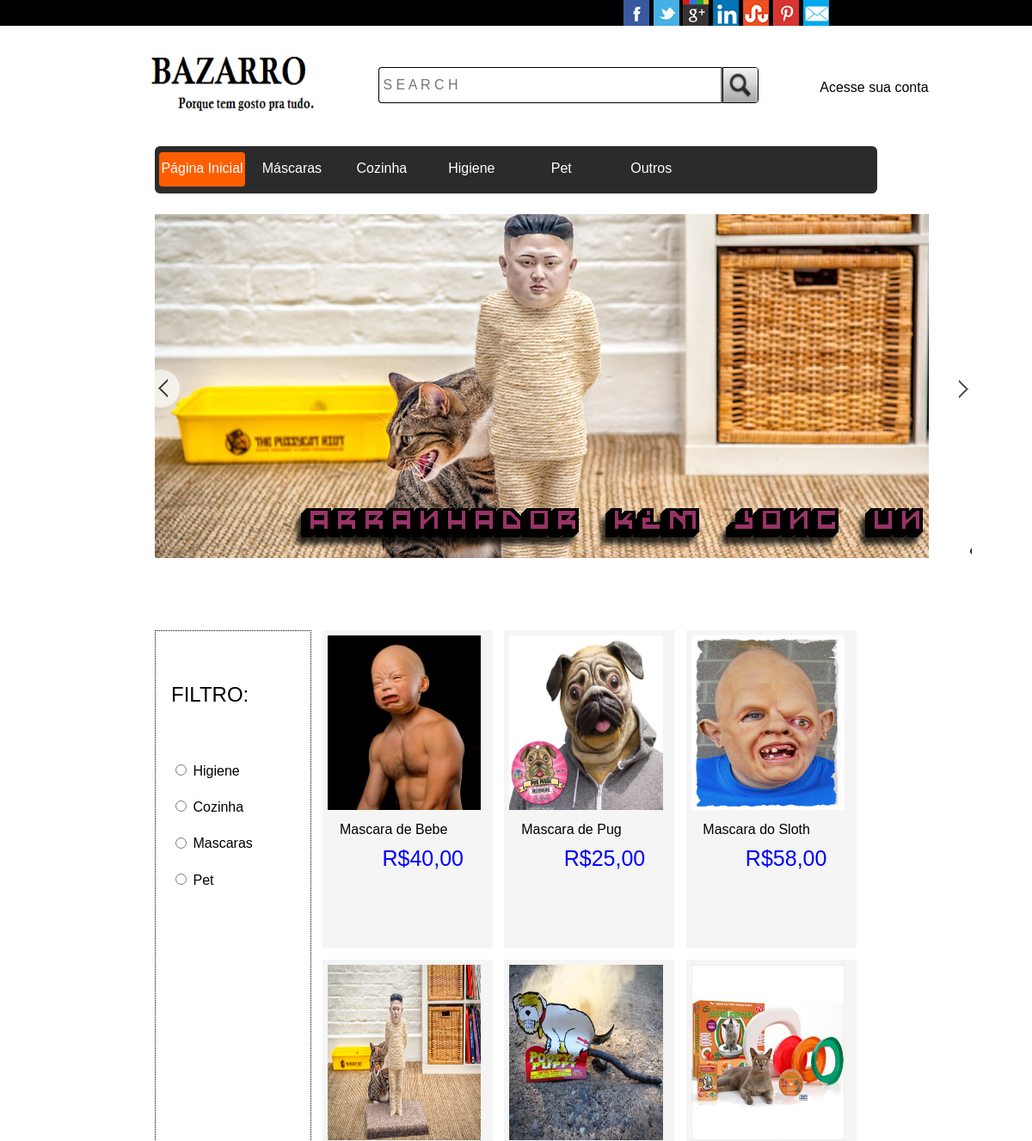
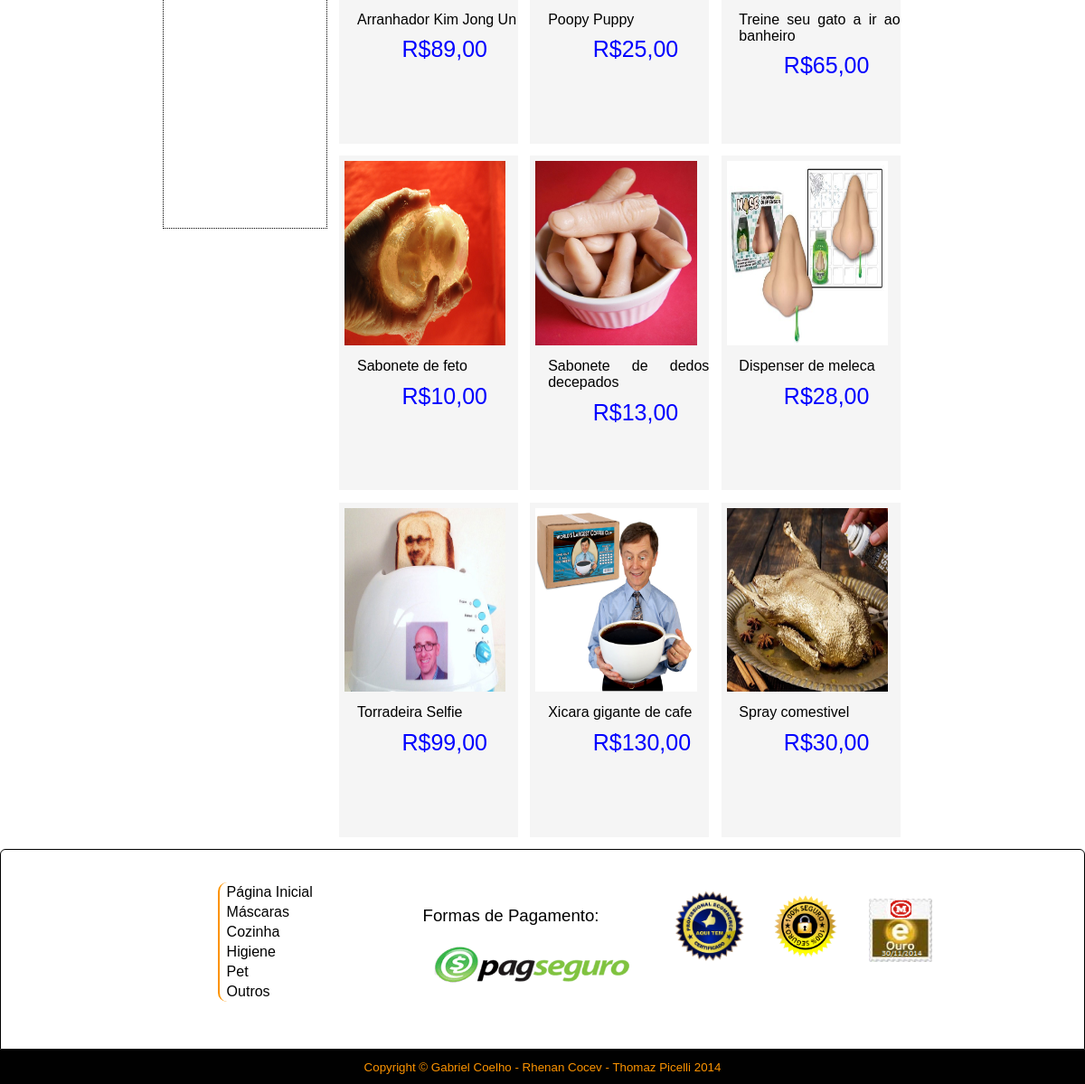
The page / on the database its author committed (2 pictures, top to bottom).
### tables this page shows
CREATE TABLE `produto` (
  `codpro` int(11) NOT NULL,
  `nome` varchar(60) DEFAULT NULL,
  `valor` float DEFAULT NULL,
  `imagem` varchar(200) DEFAULT NULL,
  `descricao` varchar(500) DEFAULT NULL,
  `facebook` varchar(255) DEFAULT NULL,
  `comentario` varchar(255) DEFAULT NULL,
  PRIMARY KEY (`codpro`)
);

### index.php (the view, shortened to what this page needs)
<!DOCTYPE html>
<html lang="pt-br">
	<head>
		<link rel="stylesheet" type="text/css" href="css/padrao.css"/>
		<link rel="stylesheet" type="text/css" href="css/index.css"/>
                <link rel="stylesheet" type="text/css" href="css/jssorb.css"/>
	</head>
	<body>
		<header>
                    <?php include 'headerOut.php';
                          include 'conecta_mysql.php';
                    ?>
                </header>
                    <div class="jq">
			<div id="slider1_container" style="position: relative; top: 0px; left: 0px; width: 950px; height: 400px; overflow: hidden; ">
				<div u="slides" style="cursor: move; position: absolute; left: 0px; top: 0px; width: 950px; height: 400px; overflow: hidden;">
                                        <div>
                                            <img u="image" src="Img/tmp/01.jpg" />
					</div>
				</div>
				<div u="navigator" class="jssorb05" style="position: absolute; bottom: 16px; right: 6px;">
					<div u="prototype" style="POSITION: absolute; WIDTH: 16px; HEIGHT: 16px;"></div>
				</div>
				<span u="arrowleft" class="jssora12l" style="width: 30px; height: 46px; top: 180px; left: 0px;">
				</span>
				<span u="arrowright" class="jssora12r" style="width: 30px; height: 46px; top: 180px; right: 0px">
				</span>
			</div>
                    </div>
		<aside>
                    <br><br><p>FILTRO:</p><br>
                    <form>
                        <input type="radio" name="filtro" value="Higiene"/> Higiene <br> <br>
                        <input type="radio" name="filtro" value="Cozinha"/> Cozinha <br><br>
                        <input type="radio" name="filtro" value="Mascaras"/> Mascaras <br><br>
                        <input type="radio" name="filtro" value="Pet"/> Pet <br>
                    </form>
                    <p></p><br><br><br><br><br><br><br><br><br><br><br><br><br><br><br><br><br><br><br><br><br><br><br><br><br><br><br><br><br>
		</aside>
		<section>
                    <?php for($i=1; $i<=12; $i++){
                        $sql = "SELECT * FROM produto WHERE codpro='$i'";
                            $resp = mysqli_query ($conexao , $sql);$registro = mysqli_fetch_array($resp);
                                $foto = $registro['imagem'];
                                $nome = $registro['nome'];
                                $valor = $registro['valor'];
                        ?>
                        <a class='item' href='acesso.php'>
                            <img alt='produto <?php echo $i ?>' src='<?php echo $foto; ?>' />
                            <p class='nome'><?php echo $nome; ?></p>
                            <p class='preco'><?php echo "R$". $valor .",00"; ?></P>
                         </a>
                    <?php } ?>
		</section>
		<footer>
                    <?php include 'footer.php';
                    ?>
		</footer>
	</body>
</html>

### headerOut.php
<div class="top">
    <a class="share-icon share-facebook" target="_blank" href="https://www.facebook.com/pages/Bazarro/620119341440567" title="Share on Facebook"></a>
    <a class="share-icon share-twitter" target="_blank" href="http://twitter.com/share?url=http://jssor.com&text=jQuery%20Image%20Slider/Slideshow/Carousel/Gallery/Banner%20javascript+html%20TOUCH%20SWIPE%20Responsive" title="Share on Twitter"></a>
    <a class="share-icon share-googleplus" target="_blank" href="https://plus.google.com/share?url=http://jssor.com" title="Share on Google Plus"></a>
    <a class="share-icon share-linkedin" target="_blank" href="http://www.linkedin.com/shareArticle?mini=true&url=http://jssor.com" title="Share on LinkedIn"></a>
    <a class="share-icon share-stumbleupon" target="_blank" href="http://www.stumbleupon.com/submit?url=http://jssor.com&title=jQuery%20Image%20Slider/Slideshow/Carousel/Gallery/Banner%20javascript+html%20TOUCH%20SWIPE%20Responsive" title="Share on StumbleUpon"></a>
    <a class="share-icon share-pinterest" target="_blank" href="http://pinterest.com/pin/create/button/?url=http://jssor.com&media=http://jssor.com/img/site/jssor.slider.jpg&description=jQuery%20Image%20Slider/Slideshow/Carousel/Gallery/Banner%20javascript+html%20TOUCH%20SWIPE%20Responsive" title="Share on Pinterst"></a>
    <a class="share-icon share-email" target="_blank" href="mailto:?Subject=Jssor%20Slider&Body=Highly%20recommended%20jQuery%20Image%20Slider/Slideshow/Carousel/Gallery/Banner%20javascript+html%20TOUCH%20SWIPE%20Responsive%20http://jssor.com" title="Share by Email"></a>
</div>
<div class="x">
    <a href="index.php"><img class="LOGO" alt="LOGO" src="Img/Sociais/LOGO.png"/></a>
    <form>
        <input type="search" placeholder=" S E A R C H"/>
        <input type="image" src="Img/Sociais/pesquisa.jpg" alt="Submit Form"/>
    </form>
    <div class="y">
        <a href="acesso.php"><p>Acesse sua conta</p></a>
    </div>
</div>
<nav>
    <ul>
	<li class="home"><a href="index.php">Página Inicial</a></li>
	<li><a href="lista.php">Máscaras</a></li>
	<li><a href="lista.php">Cozinha</a></li>
	<li><a href="lista.php">Higiene</a></li>
	<li><a href="lista.php">Pet</a></li>
	<li><a href="lista.php">Outros</a></li>
    </ul>
</nav>

### footer.php
<div class="foot">
    <ul>
        <li><a href="index.php">Página Inicial</a></li>
	<li><a href="lista.php">Máscaras</a></li>
	<li><a href="lista.php">Cozinha</a></li>
	<li><a href="lista.php">Higiene</a></li>
	<li><a href="lista.php">Pet</a></li>
	<li><a href="lista.php">Outros</a></li>
    </ul>
    <div class="selocima">
        <p>Formas de Pagamento:</p>
        <img alt="seloSegurança" src="Img/Sociais/seloPAG.png" style="width: 220px; height: 55px;"/>
    </div>
    <div class="selobaixo">
        <img alt="seloProfissional" src="Img/Sociais/seloP.png"style="width: 80px; height: 80px;"/>
	<img alt="seloSegurança" src="Img/Sociais/selo1.png" style="width: 80px; height: 80px;"/>
	<img alt="seloSegurança" src="Img/Sociais/seloM.png" style="width: 70px; height: 70px; border-radius: 2px;"/>
    </div>
</div>
<div class="copy">
    <small>Copyright &copy;  Gabriel Coelho - Rhenan Cocev - Thomaz Picelli 2014</small>
</div>

### css/padrao.css (style rules this page uses)
body { background-color: #ffffff; background-size: cover; background-position: center center; background-repeat: no-repeat; background-attachment: fixed; margin: 0px; font-family: arial, verdana; color: #000; text-align: justify; }
.top { width: auto; height:30px; background-color: black; padding-left: 60%; }
.x { width: auto; height: 140px; }
.LOGO { width: 200px; height: 100px; padding: 1%; margin: 1% 5% 0% 13%; float: left; }
.x form { padding: 4% 5% 1% 0%; float: left; }
.x form input[type="search"] { background-color: white; padding: 0%; margin: 0%; font-size: 16px; color: #DEDEDE; height:42px; width: 400px; border-left: 1px black solid; border-bottom: 1px black solid; border-top: 1px black solid; border-radius: 4px 0px 0px 4px; float: left; }
.x form input[type="image"] { height:40px; width: 40px; padding: 0%; margin-left: 0%; border: 1px black solid; border-radius: 0px 4px 4px 0px; float: left; }
.y { padding: 3%; margin: 0%; }
.y a p { display: inline-block; text-decoration:none; padding: 1% 0% 0% 1%; color: black; float: left; }
header nav { background-color: #2B2B2B; margin: 0px 15% 0px 15%; border-radius: 6px 6px 6px 6px; height: 55px; padding: 0px; clear: left; }
header nav ul { margin: 0px; padding: 5px; }
header nav ul li { display: inline-block; text-align: center; height: 20px; width: 100px; border-radius: 4px 4px 4px 4px; padding: 10px 0px 10px 0px; margin: 2px 0px 2px 0px; }
header ul li a { text-decoration: none; color: white; font-size: 12pt; padding: 0px; margin: 0px; }
.home { background-color: #FF5E00; color: black; border-radius: 4px 4px 4px 4px; }
footer { clear: left; font-size: 12pt; width: auto; }
.foot { background-color: #ffffff; border:1px solid black; border-radius: 6px 6px 0px 0px; height:200px; width:100% - 2px; padding-top: 20px; }
.foot ul { margin-left: 20%; float: left; padding-left: 6px; border-left: 2px solid #FC9300; border-radius:10px 0px 0px 10px; float: left; }
.foot ul li { list-style-type: nome; display: block; text-align: left; padding: 2px; }
.foot ul li a { text-decoration: none; color: black; }
.selocima { margin-left: 10%; padding-top: 2%; float: left; }
.selocima p { font-size: 14pt; }
.selocima img { margin-left: 5%; }
.selobaixo { margin-left: 20%; padding-top: 2%; padding-left: 40%; }
.selobaixo img { margin-left: 5%; }
.copy { background-color: #010101; text-align: center; margin: 0px; padding: 10px; }
.copy small { color: #FC9300; padding: 6px; margin: 6px; }
.share-icon { display: inline-block; float: left; margin-left: 1%; width: 30px; height: 30px; cursor: pointer; vertical-align: middle; background-image: url(../Img/Sociais/share-icons.png); }
.share-facebook { background-position: 0px -40px; }
.share-twitter { background-position: -40px -40px; }
.share-pinterest { background-position: -80px -40px; }
.share-linkedin { background-position: -240px -40px; }
.share-googleplus { background-position: -120px -40px; }
.share-stumbleupon { background-position: -360px -40px; }
.share-email { background-position: -320px -40px; }

### css/index.css (style rules this page uses)
.jq { width: auto; height: auto; margin: 2% 0% 1% 15%; }
aside { margin-left: 15%; border: 1px black dotted; width: 15%; height: auto; float: left; }
aside p { margin-left: 10%; font-size: 18pt; }
aside form { margin: 10%; }
aside form input { margin-top: 5%; }
section { width: 55%; height: auto; float: left; }
.item { background-color: #F5F5F5; margin: 0% 0% 2% 2%; width: 30%; height: 370px; float: left; text-decoration: none; }
.item img { margin: 3% 0% 0% 3%; width: 90%; height: 55%; }
.item .nome { margin: 5% 0% 0% 10%; font-size: 16px; color: black; }
.item .preco { margin: 5% 0% 0% 35%; font-size: 25px; color: blue; }

### css/jssorb.css (style rules this page uses)
.jssorb05 div, .jssorb05 div:hover, .jssorb05 .av { background: url(../Img/Sociais/b05.png) no-repeat; overflow: hidden; cursor: pointer; }
.jssorb05 div { background-position: -7px -7px; }
.jssora12l, .jssora12r, .jssora12ldn, .jssora12rdn { position: absolute; cursor: pointer; display: block; background: url(../Img/Sociais/a12.png) no-repeat; overflow: hidden; }
.jssora12l { background-position: -16px -37px; }
.jssora12r { background-position: -75px -37px; }

### rows shown on the page
produto: imagem (picture), nome "Mascara de Bebe", valor "40"
produto: imagem (picture), nome "Mascara de Pug", valor "25"
produto: imagem (picture), nome "Mascara do Sloth", valor "58"
produto: imagem (picture), nome "Arranhador Kim Jong Un", valor "89"
produto: imagem (picture), nome "Poopy Puppy", valor "25"
produto: imagem (picture), nome "Treine seu gato a ir ao banheiro", valor "65"
produto: imagem (picture), nome "Sabonete de feto", valor "10"
produto: imagem (picture), nome "Sabonete de dedos decepados", valor "13"
produto: imagem (picture), nome "Dispenser de meleca", valor "28"
produto: imagem (picture), nome "Torradeira Selfie", valor "99"
produto: imagem (picture), nome "Xicara gigante de cafe", valor "130"
produto: imagem (picture), nome "Spray comestivel", valor "30"
